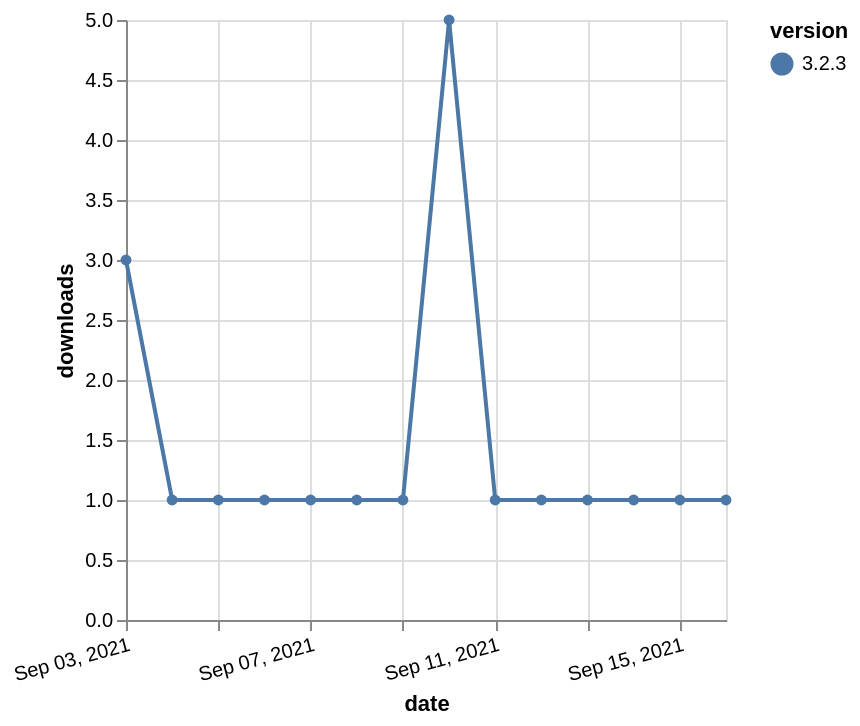

Source (Vega-Lite JSON):
### Vega-Lite specification from a JSON file in a GitHub repository (floating-point values rounded to 4 significant figures)
{"$schema": "https://vega.github.io/schema/vega-lite/v5.json", "description": "A simple bar chart with embedded data.", "data": {"values": [{"date": "2021-09-03", "total": 490, "delta": 3, "version": "3.2.3"}, {"date": "2021-09-04", "total": 491, "delta": 1, "version": "3.2.3"}, {"date": "2021-09-05", "total": 492, "delta": 1, "version": "3.2.3"}, {"date": "2021-09-06", "total": 493, "delta": 1, "version": "3.2.3"}, {"date": "2021-09-07", "total": 494, "delta": 1, "version": "3.2.3"}, {"date": "2021-09-08", "total": 495, "delta": 1, "version": "3.2.3"}, {"date": "2021-09-09", "total": 496, "delta": 1, "version": "3.2.3"}, {"date": "2021-09-10", "total": 501, "delta": 5, "version": "3.2.3"}, {"date": "2021-09-11", "total": 502, "delta": 1, "version": "3.2.3"}, {"date": "2021-09-12", "total": 503, "delta": 1, "version": "3.2.3"}, {"date": "2021-09-13", "total": 504, "delta": 1, "version": "3.2.3"}, {"date": "2021-09-14", "total": 505, "delta": 1, "version": "3.2.3"}, {"date": "2021-09-15", "total": 506, "delta": 1, "version": "3.2.3"}, {"date": "2021-09-16", "total": 507, "delta": 1, "version": "3.2.3"}]}, "width": "container", "mark": {"type": "line", "point": {"filled": true}}, "encoding": {"x": {"field": "date", "type": "temporal", "timeUnit": "yearmonthdate", "title": "date", "axis": {"labelAngle": -15}}, "y": {"field": "delta", "type": "quantitative", "title": "downloads"}, "color": {"field": "version", "type": "nominal"}, "tooltip": {"field": "delta"}}}
